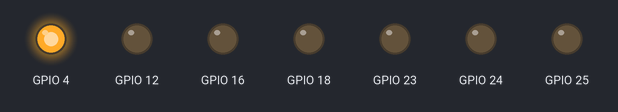
A program run on a simulated Raspberry Pi (BCM pin numbers). Parts: output pins drawn as LEDs (lit = HIGH). What the program prints to the terminal is not drawn. At 17.0 s the program stops and its outputs stay as they are.

Above: at 0.1 s.
At 0.6 s:
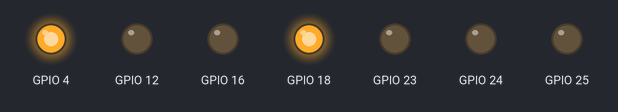
At 1.1 s:
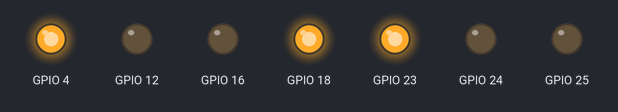
At 1.6 s:
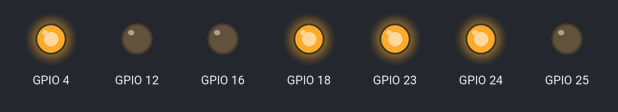
At 3.1 s:
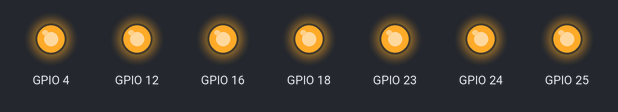
At 16.6 s:
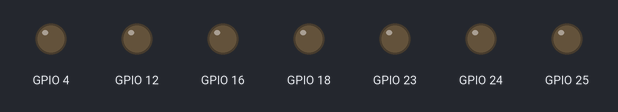
Timing chart, 0 to 18.1 s (numbered marks = the images above):
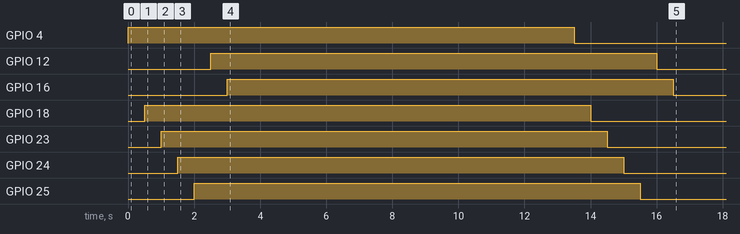

The program:

test.py
```python
from models import GPIOController
import time

gpc = GPIOController()

print (gpc.test_environment)

gpc.switch_leds_states()


time.sleep(10)

gpc.switch_leds_states(regions_booleans = {
			"Eastern Asia": False,
			"Europe": False,
			"Africa": False,
			"Oceania": False,
			"Northern America": False,
			"South America": False,
			"Western Asia": False
		})
```

models.py
```python
try:
	import RPi.GPIO as GPIO #Importe la bibliothèque pour contrôler les GPIOs
	test_environment = False
except (ImportError, RuntimeError):
	test_environment = True

import time

class GPIOController:

	def __init__(self):
		self.test_environment = test_environment
		self.regions_leds = {
			"Eastern Asia": 4,
			"Europe": 18,
			"Africa": 23,
			"Oceania": 24,
			"Northern America": 25,
			"South America": 12,
			"Western Asia": 16
		}
		self.regions_leds_states = {}

		if not test_environment:
			#Définit le mode de numérotation (Board)
			GPIO.setmode(GPIO.BCM)
			#On désactive les messages d'alerte
			GPIO.setwarnings(False)

			#Active le contrôle du GPIO
			for region in self.regions_leds:
				GPIO.setup(self.regions_leds[region], GPIO.OUT)

			self.read_state()

	def read_state(self):

		#Lit l'état actuel du GPIO, vrai si allumé, faux si éteint
		if not test_environment:
			for region in self.regions_leds:
				self.regions_leds_states[region] = GPIO.input(self.regions_leds[region])

	def switch_leds_states(self, regions_booleans = {
			"Eastern Asia": True,
			"Europe": True,
			"Africa": True,
			"Oceania": True,
			"Northern America": True,
			"South America": True,
			"Western Asia": True
		}):

		if not test_environment:

			for region in regions_booleans:
				if regions_booleans[region] :
					GPIO.output(self.regions_leds[region], GPIO.HIGH)
				else:
					GPIO.output(self.regions_leds[region], GPIO.LOW)

				time.sleep(0.5)

			self.read_state()
```
